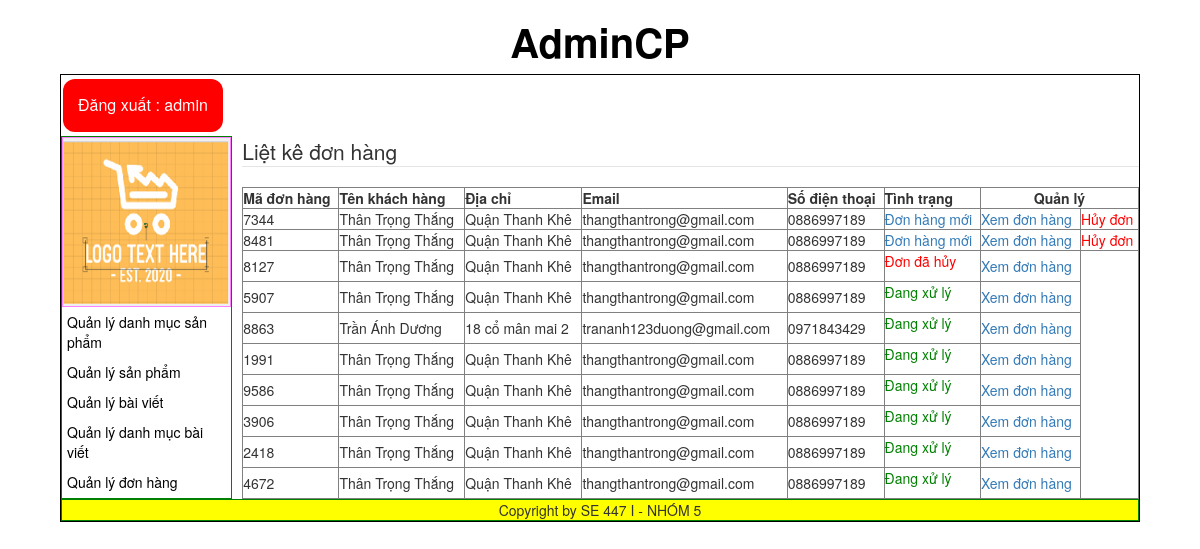
/admincp/index.php?action=quanlydonhang&query=lietke (signed in), run on the app's committed database.
### tables this page shows
CREATE TABLE `cart` (
  `id_cart` int(11) NOT NULL,
  `id_khachhang` int(11) NOT NULL,
  `code_cart` varchar(10) NOT NULL,
  `cart_status` int(11) NOT NULL
);

CREATE TABLE `dangky` (
  `id_khachhang` int(11) NOT NULL,
  `tenkhachhang` varchar(200) NOT NULL,
  `email` varchar(100) NOT NULL,
  `diachi` varchar(200) NOT NULL,
  `matkhau` varchar(100) NOT NULL,
  `dienthoai` varchar(20) NOT NULL
);

### admincp/modules/quanlydonhang/lietke.php (the view, shortened to what this page needs)
<fieldset>
  <legend>Liệt kê đơn hàng</legend>
  <?php
  $sql_lietke_dh = "SELECT * FROM cart,dangky WHERE cart.id_khachhang=dangky.id_khachhang ORDER BY cart.id_cart DESC";
  $query_lietke_dh = mysqli_query($mysqli,$sql_lietke_dh);
?>
<table style="width:100%" border="1" style="border-collapse: collapse;">
  <tr>
    <th>Mã đơn hàng</th>
    <th>Tên khách hàng</th>
    <th>Địa chỉ</th>
    <th>Email</th>
    <th>Số điện thoại</th>
    <th>Tình trạng</th>
    <th colspan="2" style="text-align:center">Quản lý</th>
  </tr>
  <?php
  while($row = mysqli_fetch_array($query_lietke_dh)){
  ?>
  <tr>
    <td><?php echo $row['code_cart'] ?></td>
    <td><?php echo $row['tenkhachhang'] ?></td>
    <td><?php echo $row['diachi'] ?></td>
    <td><?php echo $row['email'] ?></td>
    <td><?php echo $row['dienthoai'] ?></td>
    <td>
      <?php if($row['cart_status']==1){
        ?>
        <a onclick="return confirm('Bạn muốn duyệt đơn này?')" href="modules/quanlydonhang/xuly.php?code='.$row['code_cart'].'">Đơn hàng mới</a>
      <?php
      }elseif($row['cart_status']==0){
        echo '<p style="color:green">Đang xử lý</p>';
      }else{
        echo '<p style="color:red">Đơn đã hủy</p>';
      }
      ?>
    </td>
    <td>
      <a href="index.php?action=donhang&query=xemdonhang&code=<?php echo $row['code_cart'] ?>">Xem đơn hàng</a>
    </td>
    <?php
    if($row['cart_status']==1){
    ?>
    <td>
      <a style="color:red" onclick="return confirm('Bạn có muốn hủy đơn hàng này?')" href="index.php?action=donhang&query=huydon&code=<?php echo $row['code_cart'] ?>">Hủy đơn</a>
    </td>
    <?php
    }
    ?>
  </tr>
  <?php
  }
  ?>
</table>
</fieldset>

### admincp/css/styleadmincp.css (style rules this page uses)
a { text-decoration: none; }

### data on the page
cart: code_cart "7344", id_khachhang.tenkhachhang "Thân Trọng Thắng", id_khachhang.diachi "Quận Thanh Khê", id_khachhang.email "thangthantrong@gmail.com", id_khachhang.dienthoai "0886997189", cart_status "Đơn hàng mới"
cart: code_cart "8481", id_khachhang.tenkhachhang "Thân Trọng Thắng", id_khachhang.diachi "Quận Thanh Khê", id_khachhang.email "thangthantrong@gmail.com", id_khachhang.dienthoai "0886997189", cart_status "Đơn hàng mới"
cart: code_cart "8127", id_khachhang.tenkhachhang "Thân Trọng Thắng", id_khachhang.diachi "Quận Thanh Khê", id_khachhang.email "thangthantrong@gmail.com", id_khachhang.dienthoai "0886997189", cart_status "Đơn đã hủy"
cart: code_cart "5907", id_khachhang.tenkhachhang "Thân Trọng Thắng", id_khachhang.diachi "Quận Thanh Khê", id_khachhang.email "thangthantrong@gmail.com", id_khachhang.dienthoai "0886997189", cart_status "Đang xử lý"
cart: code_cart "8863", id_khachhang.tenkhachhang "Trần Ánh Dương", id_khachhang.diachi "18 cổ mân mai 2", id_khachhang.email "trananh123duong@gmail.com", id_khachhang.dienthoai "0971843429", cart_status "Đang xử lý"
cart: code_cart "1991", id_khachhang.tenkhachhang "Thân Trọng Thắng", id_khachhang.diachi "Quận Thanh Khê", id_khachhang.email "thangthantrong@gmail.com", id_khachhang.dienthoai "0886997189", cart_status "Đang xử lý"
cart: code_cart "9586", id_khachhang.tenkhachhang "Thân Trọng Thắng", id_khachhang.diachi "Quận Thanh Khê", id_khachhang.email "thangthantrong@gmail.com", id_khachhang.dienthoai "0886997189", cart_status "Đang xử lý"
cart: code_cart "3906", id_khachhang.tenkhachhang "Thân Trọng Thắng", id_khachhang.diachi "Quận Thanh Khê", id_khachhang.email "thangthantrong@gmail.com", id_khachhang.dienthoai "0886997189", cart_status "Đang xử lý"
cart: code_cart "2418", id_khachhang.tenkhachhang "Thân Trọng Thắng", id_khachhang.diachi "Quận Thanh Khê", id_khachhang.email "thangthantrong@gmail.com", id_khachhang.dienthoai "0886997189", cart_status "Đang xử lý"
cart: code_cart "4672", id_khachhang.tenkhachhang "Thân Trọng Thắng", id_khachhang.diachi "Quận Thanh Khê", id_khachhang.email "thangthantrong@gmail.com", id_khachhang.dienthoai "0886997189", cart_status "Đang xử lý"

### other printed values
$_SESSION['dangnhap'] "admin"
